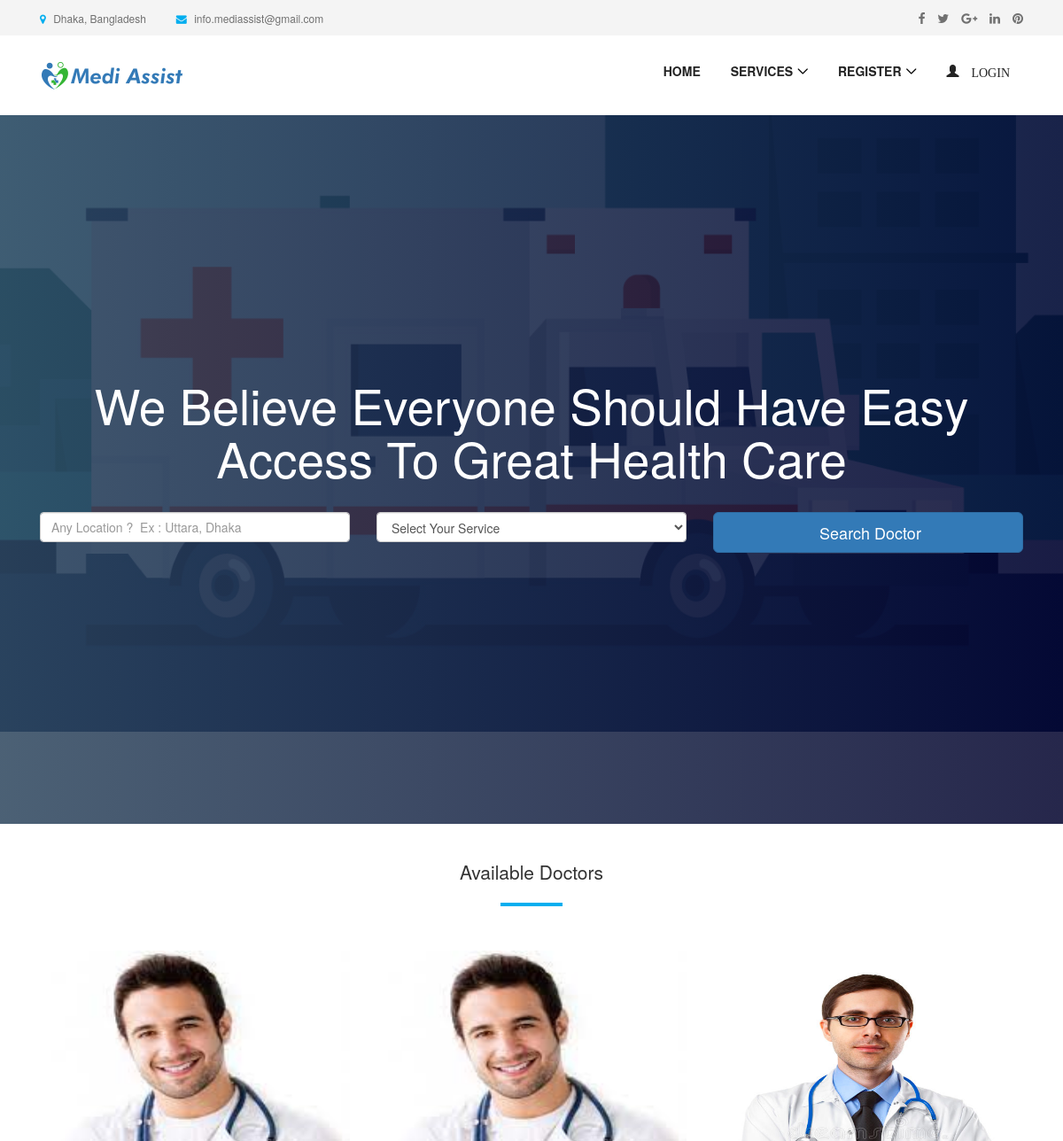
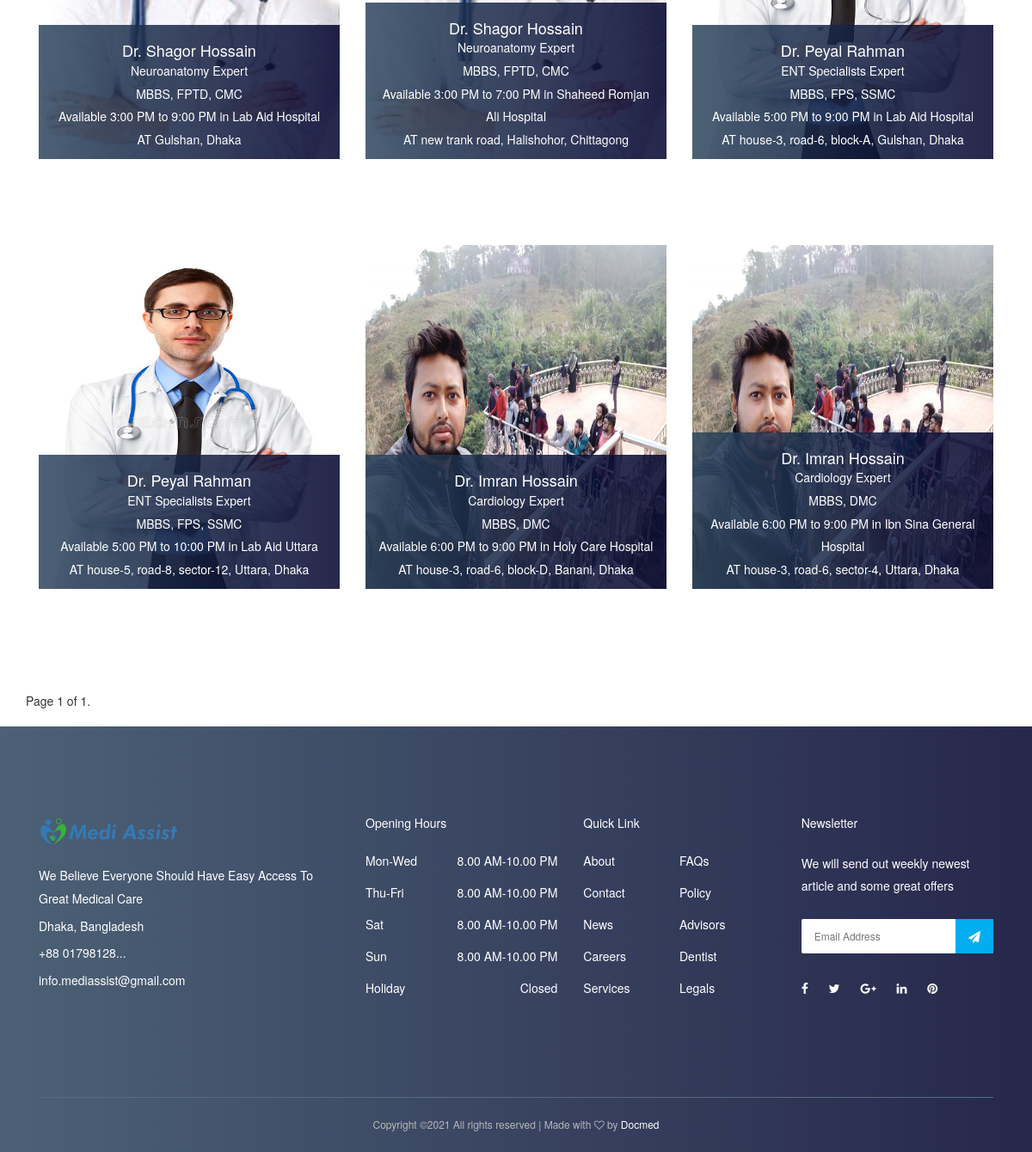
The page / on the database its author committed (2 pictures, top to bottom).
### appointment/models.py (models this page shows, shortened)
class Appointment(models.Model):
    user = models.ForeignKey(User, on_delete=models.CASCADE)
    full_name = models.CharField(max_length=100)
    image = models.ImageField(null=True, blank=True)
    location = models.CharField(max_length=100)
    start_time = models.CharField(max_length=10)
    end_time = models.CharField(max_length=10)
    qualification_name = models.CharField(max_length=100)
    institute_name = models.CharField(max_length=100)
    hospital_name = models.CharField(max_length=100)
    department = models.CharField(choices=department, max_length=100)
    created_at = models.DateTimeField(default=timezone.now)

### appointment/views.py (the view)
# urls.py: path('', HomePageView.as_view(), name='home'),
class HomePageView(ListView):
    paginate_by = 9
    model = Appointment
    context_object_name = 'home'
    template_name = "home.html"
    def get_queryset(self):
        return self.model.objects.all().order_by('-id')

### templates/home.html (shortened to what this page needs)
{% extends 'base.html' %}
{% load static %}
{% block content %}
  <section class="welcome-area">
    <div class="welcome-slides owl-carousel">
      <div class="welcome-welcome-slide bg-img bg-gradient-overlay jarallax"  style="background-image: url('{% static 'img/bg-img/1.jpg' %}');">
        <div class="container h-100">
          <div class="row h-100 align-items-center">
            <div class="col-12">
              <div class="welcome-text text-center">
                <h2 data-animation="fadeInUp" data-delay="100ms">We Believe Everyone Should Have Easy Access To Great Health Care</h2>
                <div class="welcome-btn-group">
                    <form id="job-main-form" method="get" action="{% url 'appointment:search' %}" class="search-doctor-form">
                    <div class="row mb-5">
                        <div class="col-12 col-sm-6 col-md-6 col-lg-4 mb-4 mb-lg-0">
                            <input type="text" id="location" name="location"
                                   class="form-control form-control-lg" placeholder="Any Location ?  Ex : Uttara, Dhaka">
                        </div>
                        <div class="col-12 col-sm-6 col-md-6 col-lg-4 mb-4 mb-lg-0">
                            <select id="department" name="department" class="form-control">
                                <option style="display: none;" >Select Your Service</option>
                            </select>
                        </div>
                        <div class="col-12 col-sm-6 col-md-6 col-lg-4 mb-4 mb-lg-0">
                            <button type="submit" class="btn btn-primary btn-lg btn-block text-black btn-search">Search Doctor
                            </button>
                        </div>
                    </div>
                </form>
                </div>
              </div>
            </div>
          </div>
        </div>
      </div>
    </div>
  </section>
    <section class="dentist-area section-padding-35-0">
        <div class="container">
            <div class="row">
                <div class="col-12">
                    <div class="section-heading text-center">
                        <h3 class="lead">Available Doctors </h3>
                        <div class="line"></div>
                    </div>
                </div>
            </div>
            <div class="row">
                {% for apt in home %}
                    <div class="col-12 col-sm-6 col-md-4">
                        <div class="single-dentist-area mb-100">
                            <img style="height: 400px; width: 450px" src="{{ apt.image.url }}" alt="">
                            <div class="dentist-content">
                                <div class="dentist-info bg-gradient-overlay">
                                    {% if request.user.is_authenticated and request.user.role == 'patient' %}
                                        <h5>{{ apt.full_name }}</h5>
                                        <p>{{ apt.department }} Expert</p>
                                        <p>{{ apt.qualification_name }}, {{ apt.institute_name }}</p>
                                        <p>Available {{ apt.start_time }} to {{ apt.end_time }}
                                            in {{ apt.hospital_name }}</p>
                                        <p>
                                            AT {{ apt.location }} <i class="fa fa-th"></i>
                                            <a href="{% url 'appointment:take-appointment' apt.id %}"> Take
                                                Appointment</a>
                                        </p>
                                        {% else %}
                                         <h5>{{ apt.full_name }}</h5>
                                        <p>{{ apt.department }} Expert</p>
                                        <p>{{ apt.qualification_name }}, {{ apt.institute_name }}</p>
                                        <p>Available {{ apt.start_time }} to {{ apt.end_time }}
                                            in {{ apt.hospital_name }}</p>
                                        <p>
                                            AT {{ apt.location }} </p>
                                    {% endif %}
                                </div>
                            </div>
                        </div>
                    </div>
                {% endfor %}
                <div class="pagination">
    <span class="step-links">
        <span class="current">
            Page {{ page_obj.number }} of {{ page_obj.paginator.num_pages }}.
        </span>
    </span>
                </div>
            </div>
        </div>
    </section>
{% endblock %}

### static/style.css (style rules this page uses)
* { margin: 0; padding: 0; }
body { font-family: "Montserrat", sans-serif; font-weight: 400; font-size: 14px; }
h1, h2, h3, h4, h5, h6 { font-family: "Montserrat", sans-serif; color: #333333; line-height: 1.4; font-weight: 600; }
p { line-height: 1.9; color: #707070; font-size: 14px; font-weight: 400; }
img { max-width: 100%; height: auto; }
.bg-gradient-overlay { position: relative; z-index: 1; }
.bg-gradient-overlay::after { position: absolute; content: ""; height: 100%; width: 100%; top: 0; left: 0; z-index: -1; background: #2c455d; background: -webkit-linear-gradient(to right, #2c455d, #00012c); background: linear-gradient(to right, #2c455d, #00012c); opacity: 0.85; }
.bg-img { background-position: center center; background-size: cover; background-repeat: no-repeat; }
.jarallax { position: relative; z-index: 0; }
.mb-100 { margin-bottom: 100px; }
.section-heading { position: relative; z-index: 1; margin-bottom: 50px; }
.section-heading .line { width: 70px; height: 4px; background-color: #00aeef; }
.section-heading.text-center .line { margin: 0 auto; }
.welcome-welcome-slide { position: relative; z-index: 2; width: 100%; height: 800px; }
.welcome-text { position: relative; z-index: 1; }
.welcome-text h2 { font-size: 55px; color: #ffffff; margin-bottom: 30px; display: block; text-transform: capitalize; }
.single-dentist-area { position: relative; z-index: 1; background-color: #f4f4f4; -webkit-transition-duration: 500ms; -o-transition-duration: 500ms; transition-duration: 500ms; }
.single-dentist-area .dentist-content { position: absolute; width: 100%; bottom: 0; }
.single-dentist-area .dentist-content .dentist-info { width: 100%; padding: 10px 15px; text-align: center; }
.single-dentist-area .dentist-content .dentist-info h5 { color: #ffffff; font-size: 18px; margin-bottom: 0; }
.single-dentist-area .dentist-content .dentist-info p { color: #ffffff; margin-bottom: 0; }

### static/css/default-assets/classy-nav.css (style rules this page uses)
body { font-family: "Roboto", sans-serif; }
img { height: auto; max-width: 100%; }
.bg-img { background-position: center center; background-size: cover; background-repeat: no-repeat; }

### rows shown on the page
Appointment: image (picture), full_name "Dr. Shagor Hossain", department "Neuroanatomy", qualification_name "MBBS, FPTD", institute_name "CMC", start_time "3:00 PM", end_time "9:00 PM", hospital_name "Lab Aid Hospital", location "Gulshan, Dhaka"
Appointment: image (picture), full_name "Dr. Shagor Hossain", department "Neuroanatomy", qualification_name "MBBS, FPTD", institute_name "CMC", start_time "3:00 PM", end_time "7:00 PM", hospital_name "Shaheed Romjan Ali Hospital", location "new trank road, Halishohor, Chittagong"
Appointment: image (picture), full_name "Dr. Peyal Rahman", department "ENT Specialists", qualification_name "MBBS, FPS", institute_name "SSMC", start_time "5:00 PM", end_time "9:00 PM", hospital_name "Lab Aid Hospital", location "house-3, road-6, block-A, Gulshan, Dhaka"
Appointment: image (picture), full_name "Dr. Peyal Rahman", department "ENT Specialists", qualification_name "MBBS, FPS", institute_name "SSMC", start_time "5:00 PM", end_time "10:00 PM", hospital_name "Lab Aid Uttara", location "house-5, road-8, sector-12, Uttara, Dhaka"
Appointment: image (picture), full_name "Dr. Imran Hossain", department "Cardiology", qualification_name "MBBS", institute_name "DMC", start_time "6:00 PM", end_time "9:00 PM", hospital_name "Holy Care Hospital", location "house-3, road-6, block-D, Banani, Dhaka"
Appointment: image (picture), full_name "Dr. Imran Hossain", department "Cardiology", qualification_name "MBBS", institute_name "DMC", start_time "6:00 PM", end_time "9:00 PM", hospital_name "Ibn Sina General Hospital", location "house-3, road-6, sector-4, Uttara, Dhaka"

### other values the page prints
{{ page_obj.number }} "1"
{{ page_obj.paginator.num_pages }} "1"
